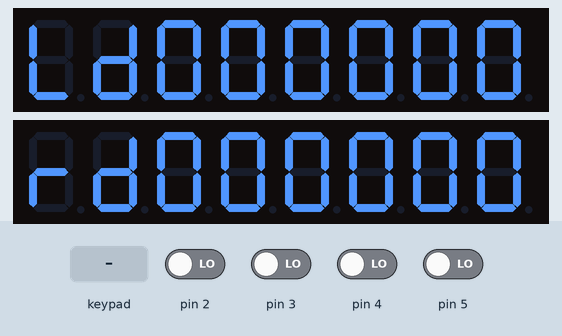
Recording of a sketch running on a simulated Arduino Uno, built with avr-gcc and run on an emulated ATmega328P. Shown: 2 × 8-digit seven-segment display. The test bench sets the inputs (shaded band); at power-on: pin 2–5 LOW. What the sketch prints to the serial monitor is not drawn.

Above: at 1.2 s.
1.3 s: keypad keys 1 2 3 4 pressed 0.4 s apart
At 5.2 s:
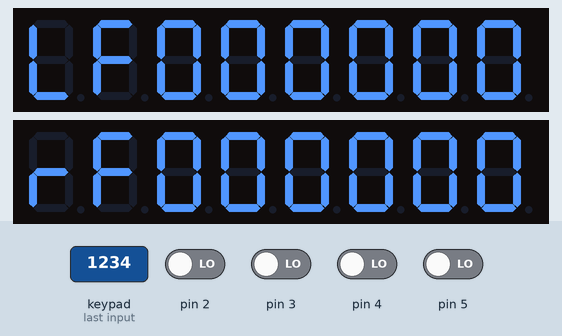
5.9 s: key '2' pressed
8.9 s: pin 2 driven HIGH
At 10.0 s:
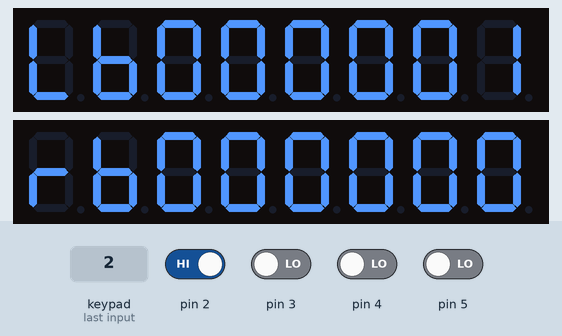
10.5 s: key '2' pressed
At 12.2 s:
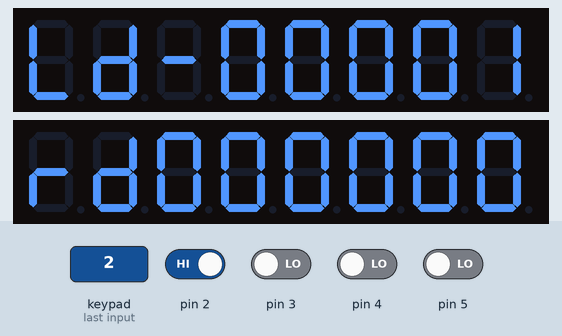
12.7 s: pin 3 driven HIGH
At 13.8 s:
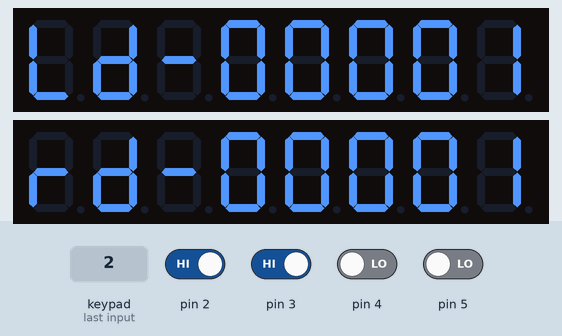
Timing chart, 0 to 15.7 s (numbered marks = the images above; inputs shaded):
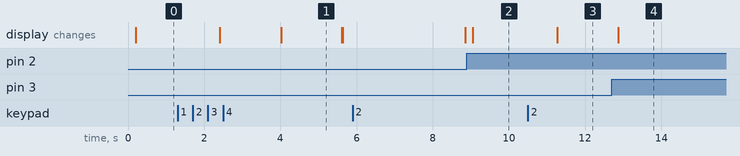

The sketch:

ArduinoEncoder.ino
```cpp
/*
  Projekt: Dva enkodéry + dva TM1638 panely + I2C + EEPROM + Serial 115200
  Autor: Jan Chaloupek (s podporou Copilot)
  Datum: 7.12.2025

  Přehled:
  - Čte dva rotační enkodéry (levý na D2/D4, pravý na D3/D5).
  - Zobrazuje hodnoty na dvou TM1638 panelech (levý: D6/D7/D8, pravý: D9/D10/D11).
  - Každý panel ukazuje znak panelu (L/r), režim (d/f/b) a 6cifernou hodnotu.
  - Tlačítka se čtou střídavě (levý, pravý) s intervalem 800 ms, aby se minimalizoval zásah do ISR.
  - I2C slave na adrese 0x08: reset, nastavení timeoutu, čtení stavů enkodérů.
  - Timeout (DIR_TIMEOUT) se ukládá do EEPROM.
  - Serial běží na 115200 baud pro rychlé diagnostické výpisy.

  Ovládání tlačítek TM1638:
  - S1: znovu inicializuje oba displeje (begin), užitečné po „zaseknutí“ DIO.
  - S2: přepíná režim zobrazení (d → f → b → d).
  - S3: resetuje oba enkodéry a displeje (reset).

  Režimy:
  - d: difference (forward - backward)
  - f: forward (jen dopředu)
  - b: backward (jen dozadu)

  Doporučení zapojení:
  - Vyhni se D0/D1 (UART) a D13 (LED/SPI) pro obousměrné linky DIO.
  - I2C je pevně na A4 (SDA) a A5 (SCL).
*/

#include <Wire.h>
#include <EEPROM.h>
#include <TM1638plus.h>

// Vlastní třídy
#include "Encoder.h"
#include "DisplayController.h"

// --- I2C adresa zařízení ---
#define I2C_ADDR 0x08

// --- TM1638 piny (za sebou D6–D11) ---
#define STB_LEFT 6
#define CLK_LEFT 7
#define DIO_LEFT 8

#define STB_RIGHT 9
#define CLK_RIGHT 10
#define DIO_RIGHT 11

// ==============================
// Globální instance tříd
// ==============================
Encoder LeftEncoder(2, 4);   // Levý enkodér: A=D2 (HW INT0), B=D4
Encoder RightEncoder(3, 5);  // Pravý enkodér: A=D3 (HW INT1), B=D5

DisplayController leftDisplay(STB_LEFT, CLK_LEFT, DIO_LEFT, 'L');
DisplayController rightDisplay(STB_RIGHT, CLK_RIGHT, DIO_RIGHT, 'r');

// ==============================
// ISR funkce (deklarace)
// ==============================
void isrLeftA();   // ISR pro levý enkodér (kanál A)
void isrRightA();  // ISR pro pravý enkodér (kanál A)

// ==============================
// Stav aplikace a časování
// ==============================
unsigned int DIR_TIMEOUT = 200;            // Timeout pro směr (ms)
const int EEPROM_ADDR_TIMEOUT = 0;         // Adresa EEPROM pro uložení timeoutu
byte lastCommand = 0;                       // Poslední I2C příkaz (pro onRequest)
unsigned int pendingTimeout = 0;            // Hodnota timeoutu čekající na zápis
bool writeTimeoutFlag = false;              // Příznak pro zápis do EEPROM, až když enkodéry stojí

int displayMode = 0;                        // 0=d, 1=f, 2=b (společný režim obou panelů)
const unsigned long DISP_UPDATE_MS = 200;   // Interval aktualizace displejů
const unsigned long BUTTON_POLL_MS = 800;   // Interval střídavého čtení tlačítek

unsigned long lastUpdate = 0;
unsigned long lastButtonPoll = 0;
bool pollLeftPanel = true;                  // true=číst levý, false=číst pravý

// ==============================
// Prototypy I2C handlerů
// ==============================
void onReceive(int howMany);
void onRequest();

// ==============================
// Setup
// ==============================
void setup() {
  Serial.begin(115200); // Rychlé diagnostické výpisy

  // Inicializace I2C jako slave
  Wire.begin(I2C_ADDR);
  Wire.setClock(400000); // I2C Fast Mode (400 kHz)
  Wire.onRequest(onRequest);
  Wire.onReceive(onReceive);

  // Přerušení pro enkodéry
  attachInterrupt(digitalPinToInterrupt(2), isrLeftA, RISING);   // Levý enkodér A na D2 (INT0)
  attachInterrupt(digitalPinToInterrupt(3), isrRightA, RISING);  // Pravý enkodér A na D3 (INT1)

  // Načtení timeoutu z EEPROM (validace rozumného rozsahu)
  unsigned int storedTimeout;
  EEPROM.get(EEPROM_ADDR_TIMEOUT, storedTimeout);
  if (storedTimeout > 0 && storedTimeout < 60000) {
    DIR_TIMEOUT = storedTimeout;
  }

  // Inicializace panelů
  leftDisplay.begin();
  rightDisplay.begin();

  Serial.println("Start: piny D2–D11 za sebou, Serial 115200, I2C 0x08");
}

// ==============================
// Loop
// ==============================
void loop() {
  unsigned long now = millis();

  // Vynulování směru po timeoutu (prevence „drženého“ směru bez pulzů)
  if (now - LeftEncoder.lastPulse > DIR_TIMEOUT)  LeftEncoder.dir = 0;
  if (now - RightEncoder.lastPulse > DIR_TIMEOUT) RightEncoder.dir = 0;

  // Odložený zápis timeoutu do EEPROM (jen když enkodéry stojí)
  if (writeTimeoutFlag && LeftEncoder.dir == 0 && RightEncoder.dir == 0) {
    EEPROM.put(EEPROM_ADDR_TIMEOUT, pendingTimeout);
    writeTimeoutFlag = false;
    Serial.print("EEPROM ulozen timeout: ");
    Serial.println(pendingTimeout);
  }

  // Střídavé čtení tlačítek (levý/pravý panel) v delším intervalu,
  // aby bit-banging TM1638 nezasahoval do ISR počítání pulzů.
  if (now - lastButtonPoll > BUTTON_POLL_MS) {
    uint8_t buttons = pollLeftPanel ? leftDisplay.readButtons()
                                    : rightDisplay.readButtons();

    // S1: znovu inicializace obou displejů (užitečné při „zaseknutí“ DIO)
    if (buttons & 0x01) {
      leftDisplay.begin();
      rightDisplay.begin();
      Serial.println("S1: Displeje znovu inicializovany");
    }

    // S2: přepnutí režimu zobrazení (d/f/b)
    if (buttons & 0x02) {
      displayMode = (displayMode + 1) % 3;
      Serial.print("S2: Rezim zmenen na: ");
      Serial.println(displayMode);
    }

    // S3: reset enkodérů a displejů
    if (buttons & 0x04) {
      LeftEncoder.reset();
      RightEncoder.reset();
      leftDisplay.reset();
      rightDisplay.reset();
      Serial.println("S3: Reset enkoderu a displeju");
    }

    pollLeftPanel = !pollLeftPanel;
    lastButtonPoll = now;
  }

  // Aktualizace displejů a diagnostický výpis na Serial
  if (now - lastUpdate > DISP_UPDATE_MS) {
    long leftVal  = LeftEncoder.getValue(displayMode);
    long rightVal = RightEncoder.getValue(displayMode);

    leftDisplay.renderValue(leftVal, displayMode);
    rightDisplay.renderValue(rightVal, displayMode);

    // Serial.print("Left: ");
    // Serial.print(leftVal);
    // Serial.print(" | Right: ");
    // Serial.print(rightVal);
    // Serial.print(" | Mode: ");
    // Serial.println(displayMode);

    lastUpdate = now;
  }
}

// ==============================
// ISR implementace
// ==============================

// ISR pro levý enkodér (kanál A)
// Rychlá obsluha: směr odvozen z pinB, přičte forward/backward, nastaví dir a lastPulse.
void isrLeftA() {
  LeftEncoder.handlePulseA();
}

// ISR pro pravý enkodér (kanál A)
void isrRightA() {
  RightEncoder.handlePulseA();
}

// ==============================
// I2C obsluha (slave)
// ==============================

// onReceive: přijímá příkazy od mastera.
// Protokol:
//  - 0x01: reset obou enkodérů (bez payloadu)
//  - 0x02: nastavení timeoutu (payload: 2 bajty, lo/hi)
//  - 0x11: požadavek států levého enkodéru (připraví data pro onRequest)
//  - 0x21: požadavek států pravého enkodéru (připraví data pro onRequest)
void onReceive(int howMany) {
  if (howMany >= 1) {
    byte cmd = Wire.read();
    lastCommand = cmd;

    if (cmd == 0x02 && howMany >= 3) {
      // Nastavení timeoutu: lo, hi
      byte lo = Wire.read();
      byte hi = Wire.read();
      unsigned int newTimeout = (hi << 8) | lo;
      DIR_TIMEOUT = newTimeout;
      pendingTimeout = newTimeout;
      writeTimeoutFlag = true;
      Serial.print("I2C: prijat timeout = ");
      Serial.println(newTimeout);
    } else if (cmd == 0x01) {
      // Reset přes I2C se provede v onRequest (když si master „vyžádá“ odpověď)
      Serial.println("I2C: prijat prikaz RESET");
    } else if (cmd == 0x11) {
      Serial.println("I2C: dotaz na LEFT data");
    } else if (cmd == 0x21) {
      Serial.println("I2C: dotaz na RIGHT data");
    } else {
      Serial.print("I2C: neznamy prikaz ");
      Serial.println(cmd);
    }
  }
}

// onRequest: master si vyžádá odpověď.
// Odpověď se řídí posledním přijatým příkazem (lastCommand).
void onRequest() {
  switch (lastCommand) {
    case 0x01: {
      // Reset obou enkodérů
      LeftEncoder.reset();
      RightEncoder.reset();
      Wire.write("OK"); // Krátká potvrzovací zpráva
      break;
    }
    case 0x02: {
      // Vrácení aktuálního timeoutu (2 bajty)
      Wire.write((byte*)&DIR_TIMEOUT, sizeof(DIR_TIMEOUT));
      break;
    }
    case 0x11: {
      // Stav levého enkodéru: forward, backward, dir, lastPulse
      Wire.write((byte*)&LeftEncoder.forward,   sizeof(LeftEncoder.forward));
      Wire.write((byte*)&LeftEncoder.backward,  sizeof(LeftEncoder.backward));
      Wire.write((byte*)&LeftEncoder.dir,       sizeof(LeftEncoder.dir));
      Wire.write((byte*)&LeftEncoder.lastPulse, sizeof(LeftEncoder.lastPulse));
      break;
    }
    case 0x21: {
      // Stav pravého enkodéru: forward, backward, dir, lastPulse
      Wire.write((byte*)&RightEncoder.forward,   sizeof(RightEncoder.forward));
      Wire.write((byte*)&RightEncoder.backward,  sizeof(RightEncoder.backward));
      Wire.write((byte*)&RightEncoder.dir,       sizeof(RightEncoder.dir));
      Wire.write((byte*)&RightEncoder.lastPulse, sizeof(RightEncoder.lastPulse));
      break;
    }
    default: {
      Wire.write("ERR"); // Neznámý příkaz
      break;
    }
  }
}
```

DisplayController.cpp
```cpp
/*
  DisplayController.cpp
  Implementace ovladače TM1638 panelu.
*/

#include "DisplayController.h"

DisplayController::DisplayController(uint8_t stb, uint8_t clk, uint8_t dio, char id, bool high_freq)
  : tm(stb, clk, dio, high_freq), idChar(id) {}

void DisplayController::begin() {
  tm.displayBegin();
  tm.reset();
  tm.brightness(2); // Jas 0–7; 2 je střídmá hodnota
}

void DisplayController::renderValue(long value, int mode) {
  char modeChar;
  if (mode == 0) modeChar = 'd';
  else if (mode == 1) modeChar = 'f';
  else modeChar = 'b';

  char buf[9]; // 8 znaků + '\0'
  snprintf(buf, sizeof(buf), "%c%c%06ld", idChar, modeChar, value);
  tm.displayText(buf);
}

uint8_t DisplayController::readButtons() {
  return tm.readButtons();
}

void DisplayController::reset() {
  tm.reset();
}
```

DisplayController.h
```cpp
/*
  DisplayController.h
  Ovladač TM1638 panelu (TM1638plus).
  - Inicializace, zobrazení hodnoty s režimem, čtení tlačítek, reset.
  - Výstupní formát: "<id><mode><value>" např. "Ld000123".
*/

#pragma once

#include <Arduino.h>
#include <TM1638plus.h>

class DisplayController {
public:
  TM1638plus tm;
  const char idChar; // Identifikátor panelu (L/r)

  // Konstruktor: stb/clk/dio + znak panelu; high_freq=false
  DisplayController(uint8_t stb, uint8_t clk, uint8_t dio, char id, bool high_freq=false);

  // Inicializace panelu: zapnutí, reset, jas
  void begin();

  // Zobrazení hodnoty s režimem (mode: 0=d,1=f,2=b)
  void renderValue(long value, int mode);

  // Čtení tlačítek (bit maska dle knihovny)
  uint8_t readButtons();

  // Reset panelu (mazání displeje, reset stavu)
  void reset();
};
```

Encoder.cpp
```cpp
/*
  Encoder.cpp
  Implementace třídy Encoder.
*/

#include "Encoder.h"

Encoder::Encoder(int a, int b) : pinA(a), pinB(b) {
  pinMode(pinA, INPUT);
  pinMode(pinB, INPUT);
}

void Encoder::handlePulseA() {
  // Odvození směru: čteme kanál B
  if (digitalRead(pinB) == HIGH) {
    forward++;
    dir = +1;
  } else {
    backward++;
    dir = -1;
  }
  lastPulse = millis();
}

void Encoder::reset() {
  forward = 0;
  backward = 0;
  dir = 0;
  lastPulse = 0;
}

long Encoder::getValue(int mode) const {
  if (mode == 0) return forward - backward; // difference
  if (mode == 1) return forward;            // forward only
  if (mode == 2) return backward;           // backward only
  return 0;
}
```

Encoder.h
```cpp
/*
  Encoder.h
  Třída pro obsluhu rotačního enkodéru.
  - Počítá pulzy dopředu/dozadu, odvozuje směr z kanálu B.
  - Minimalistická ISR: rychlé větvení podle pinB, inkrementace a uložení času.
*/

#pragma once

#include <Arduino.h>

class Encoder {
public:
  volatile long forward = 0;     // Počet kroků dopředu
  volatile long backward = 0;    // Počet kroků dozadu
  volatile int8_t dir = 0;       // Směr (+1, -1, 0 pokud stojí)
  unsigned long lastPulse = 0;   // Čas posledního pulsu (millis)
  int pinA, pinB;                // Fyzické piny enkodéru

  // Konstruktor: nastaví piny jako vstupy
  Encoder(int a, int b);

  // ISR handler pro pulz na kanálu A
  void handlePulseA();

  // Reset čítačů a stavu
  void reset();

  // Vrátí hodnotu podle režimu (0=difference, 1=forward, 2=backward)
  long getValue(int mode) const;
};
```

Measured:
- after the input at 1.3 s, the display: first changes after 1.1 s (image 1 shows a later state)
- after the input at 8.9 s, the display: changes after 0.15 s (image 2)
- after the input at 10.5 s, the display: changes after 0.77 s (image 3)
- after the input at 12.7 s, the display: changes after 0.18 s (image 4)
- what the display in image 1 shows lasts 1.6 s, from 4.0 s to 5.6 s
